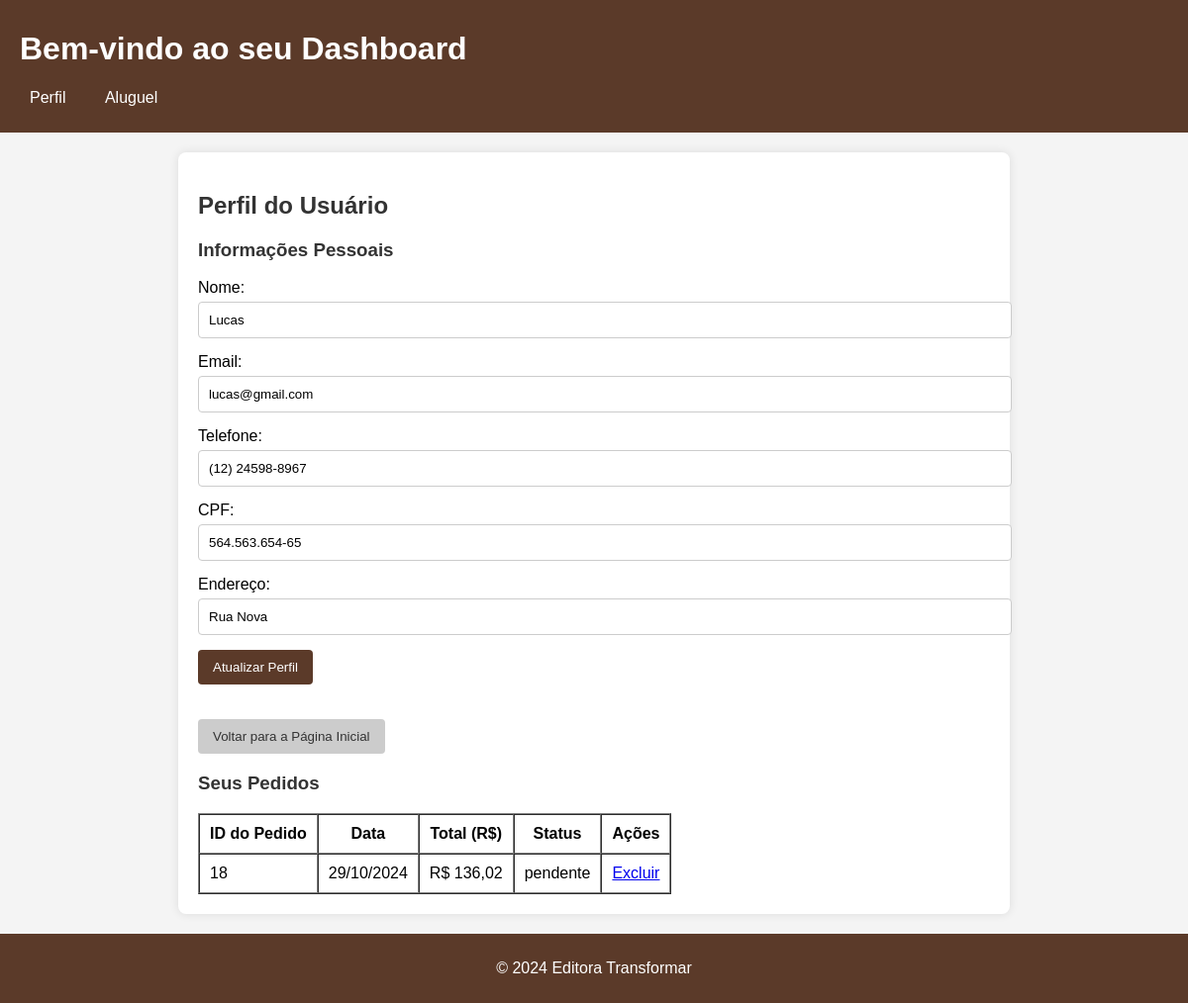
The page /perfil.php (signed in) on the database its author committed.
### tables this page shows
CREATE TABLE `usuarios` (
  `id` int(11) NOT NULL,
  `usuario` varchar(50) NOT NULL,
  `senha` varchar(255) NOT NULL,
  `nome` varchar(100) DEFAULT NULL,
  `email` varchar(100) NOT NULL,
  `data_criacao` timestamp NOT NULL DEFAULT current_timestamp(),
  `cpf` varchar(14) NOT NULL,
  `telefone` varchar(15) NOT NULL,
  `endereco` varchar(255) NOT NULL,
  `nivel` varchar(250) NOT NULL DEFAULT 'cliente'
);

CREATE TABLE `pedidos` (
  `id` int(11) NOT NULL,
  `produto_id` int(11) DEFAULT NULL,
  `status` enum('pendente','enviado','entregue') DEFAULT 'pendente',
  `data_pedido` timestamp NOT NULL DEFAULT current_timestamp(),
  `usuario` varchar(255) NOT NULL,
  `total` decimal(10,2) NOT NULL,
  `produtos` text NOT NULL
);

### perfil.php (the view, shortened to what this page needs)
<?php
include('conexao.php');
$email = $_SESSION['usuario'];
$query = "SELECT * FROM usuarios WHERE email = '$email'";
$result = mysqli_query($conexao, $query);
$user = mysqli_fetch_assoc($result);
$pedido_query = "SELECT * FROM pedidos WHERE usuario = '$email' ORDER BY data_pedido DESC";
$pedido_result = mysqli_query($conexao, $pedido_query);
?>
<!DOCTYPE html>
<html lang="pt-br">
<head>
</head>
<body>
    <header>
        <h1>Bem-vindo ao seu Dashboard</h1>
        <nav>
            <ul>
                <li><a href="perfil.php">Perfil</a></li>
                <li><a href="aluguelcliente.php">Aluguel</a></li>
            </ul>
        </nav>
    </header>
    <main>
        <h2>Perfil do Usuário</h2>
        <section>
            <h3>Informações Pessoais</h3>
            <form method="POST" action="perfil.php">
                <div>
                    <label for="nome">Nome:</label>
                    <input type="text" id="nome" name="nome" value="<?= htmlspecialchars($user['nome']) ?>" required>
                </div>
                <div>
                    <label for="email">Email:</label>
                    <input type="email" id="email" name="email" value="<?= htmlspecialchars($user['email']) ?>" readonly>
                </div>
                <div>
                    <label for="telefone">Telefone:</label>
                    <input type="text" id="telefone" name="telefone" value="<?= htmlspecialchars($user['telefone']) ?>" required>
                </div>
                <div>
                    <label for="cpf">CPF:</label>
                    <input type="text" id="cpf" name="cpf" value="<?= htmlspecialchars($user['cpf']) ?>" required>
                </div>
                <div>
                    <label for="endereco">Endereço:</label>
                    <input type="text" id="endereco" name="endereco" value="<?= htmlspecialchars($user['endereco']) ?>" required>
                </div>
                <div>
                    <button type="submit">Atualizar Perfil</button>
                </div>
            </form>
            <button class="back-button" onclick="window.location.href='index.php';">Voltar para a Página Inicial</button>
        </section>
        <section>
            <h3>Seus Pedidos</h3>
            <?php if (mysqli_num_rows($pedido_result) > 0): ?>
                <table border="1" cellpadding="10" cellspacing="0">
                    <thead>
                        <tr>
                            <th>ID do Pedido</th>
                            <th>Data</th>
                            <th>Total (R$)</th>
                            <th>Status</th>
                            <th>Ações</th>
                        </tr>
                    </thead>
                    <tbody>
                        <?php while ($pedido = mysqli_fetch_assoc($pedido_result)): ?>
                            <tr>
                                <td><?= $pedido['id'] ?></td>
                                <td><?= date('d/m/Y', strtotime($pedido['data_pedido'])) ?></td>
                                <td>R$ <?= number_format($pedido['total'], 2, ',', '.') ?></td>
                                <td><?= htmlspecialchars($pedido['status']) ?></td>
                                <td>
                                    <a href="perfil.php?acao=excluir&pedido_id=<?= $pedido['id'] ?>" onclick="return confirm('Tem certeza que deseja excluir este pedido?');">Excluir</a>
                                </td>
                            </tr>
                        <?php endwhile; ?>
                    </tbody>
                </table>
            <?php else: ?>
                <p>Você ainda não fez nenhum pedido.</p>
            <?php endif; ?>
        </section>
    </main>
    <footer>
        <p>&copy; 2024 Editora Transformar</p>
    </footer>
</body>
</html>

### perfil.php (style rules this page uses)
body { font-family: Arial, sans-serif; margin: 0; padding: 0; background-color: #f4f4f4; }
header { background: #5B3A29; color: #fff; padding: 10px 20px; }
nav ul { list-style: none; padding: 0; }
nav ul li { display: inline; margin-right: 15px; }
nav ul li a { color: #fff; text-decoration: none; padding: 5px 10px; border-radius: 4px; }
main { padding: 20px; background: #fff; max-width: 800px; margin: 20px auto; border-radius: 8px; box-shadow: 0 0 10px rgba(0,0,0,0.1); }
h2, h3 { color: #333; }
form div { margin-bottom: 15px; }
label { display: block; margin-bottom: 5px; }
input[type="text"], input[type="email"] { width: 100%; padding: 10px; border: 1px solid #ccc; border-radius: 4px; }
button { background: #5B3A29; color: #fff; padding: 10px 15px; border: none; border-radius: 4px; cursor: pointer; }
.back-button { background: #ccc; color: #333; border: none; padding: 10px 15px; border-radius: 4px; cursor: pointer; margin-top: 20px; }
footer { text-align: center; padding: 10px 0; background: #5B3A29; color: #fff; }

### rows shown on the page
usuarios: nome "Lucas", email "lucas@gmail.com", telefone "(12) 24598-8967", cpf "564.563.654-65", endereco "Rua Nova"
pedidos: id "18", data_pedido "29/10/2024", total "136,02", status "pendente"
